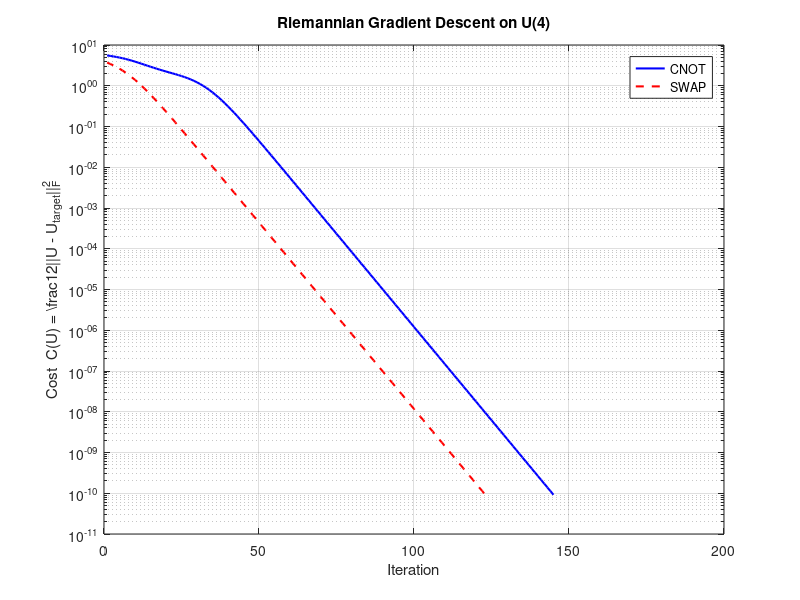

Reproduce this figure in MATLAB.
% demo.m — Quantum Gate Optimization Demo
%
% Demonstrates Riemannian gradient descent on the unitary group U(n) to
% recover a target gate (CNOT or SWAP) from a random initial unitary.
%
% Usage (MATLAB / Octave):
%   demo          % runs both CNOT and SWAP optimizations
%
% Algorithm
% ---------
% Cost function   : C(U) = (1/2) * ||U - U_target||_F^2
% Euclidean grad  : nabla C = U - U_target
% Riemannian grad : G_skew  = skew_herm(U' * nabla C)   (tangent at U)
% Retraction      : U_new   = U * expm(-lr * G_skew)    (stays on U(n))
%
% Validation
% ----------
% After each optimization run, check_unitarity() verifies
%   ||U'*U - I||_F < epsilon
%
% License: Defensive Public Commons License v1.0 (2026) — see LICENSE
%          Free for all, forever. No patents. No commercial gatekeeping.
% Author : ThomasCory Walker-Pearson, 2026

function demo()

    fprintf('=============================================\n');
    fprintf('  Quantum Gate Optimization Demo (demo.m)   \n');
    fprintf('=============================================\n\n');

    % ------------------------------------------------------------------ %
    % Target gates (standard computational-basis ordering)               %
    % ------------------------------------------------------------------ %

    % CNOT  (control qubit = row 1, target qubit = row 2)
    CNOT = [1 0 0 0;
            0 1 0 0;
            0 0 0 1;
            0 0 1 0];

    % SWAP
    SWAP = [1 0 0 0;
            0 0 1 0;
            0 1 0 0;
            0 0 0 1];

    epsilon = 1e-6;   % unitarity tolerance

    % ------------------------------------------------------------------ %
    % Optimize towards CNOT                                               %
    % ------------------------------------------------------------------ %
    fprintf('--- Optimizing towards CNOT gate ---\n');
    [U_cnot, hist_cnot] = optimize_gate(CNOT, 'CNOT', 0.1, 1000, 1e-10);
    check_unitarity(U_cnot, 'CNOT', epsilon);
    fprintf('\n');

    % ------------------------------------------------------------------ %
    % Optimize towards SWAP                                               %
    % ------------------------------------------------------------------ %
    fprintf('--- Optimizing towards SWAP gate ---\n');
    [U_swap, hist_swap] = optimize_gate(SWAP, 'SWAP', 0.1, 1000, 1e-10);
    check_unitarity(U_swap, 'SWAP', epsilon);
    fprintf('\n');

    % ------------------------------------------------------------------ %
    % Optional: plot convergence if graphics are available               %
    % ------------------------------------------------------------------ %
    try
        figure('Name', 'Gate Optimization Convergence');
        semilogy(hist_cnot, 'b-',  'LineWidth', 1.5, 'DisplayName', 'CNOT'); hold on;
        semilogy(hist_swap, 'r--', 'LineWidth', 1.5, 'DisplayName', 'SWAP');
        xlabel('Iteration');
        ylabel('Cost  C(U) = \frac{1}{2}||U - U_{target}||_F^2');
        title('Riemannian Gradient Descent on U(4)');
        legend('Location', 'best');
        grid on;
        fprintf('Convergence plot displayed.\n');
    catch
        % Non-interactive environment — skip plotting silently.
    end

end % function demo


% ===================================================================== %
%  optimize_gate                                                         %
% ===================================================================== %
function [U, cost_history] = optimize_gate(U_target, name, lr, max_iter, tol)
% OPTIMIZE_GATE  Riemannian gradient descent to find U ≈ U_target.
%
%   [U, cost_history] = optimize_gate(U_target, name, lr, max_iter, tol)
%
%   Inputs
%   ------
%   U_target  : n×n unitary target matrix
%   name      : string label for display
%   lr        : learning rate (step size)
%   max_iter  : maximum number of iterations
%   tol       : cost tolerance for early stopping
%
%   Outputs
%   -------
%   U            : optimized n×n unitary matrix
%   cost_history : vector of cost values per iteration

    n = size(U_target, 1);

    % Random initial unitary via QR decomposition of a complex Gaussian matrix
    [U, ~] = qr(randn(n) + 1i * randn(n));

    cost_history = zeros(max_iter, 1);
    converged_iter = max_iter;

    for k = 1:max_iter

        % Euclidean gradient: dC/dU* = U - U_target
        grad_euc = U - U_target;

        % Project onto tangent space of U(n) at U:
        %   G     = U' * grad_euc         (n×n complex matrix)
        %   G_skew = (G - G') / 2         (skew-Hermitian part)
        G       = U' * grad_euc;
        G_skew  = (G - G') / 2;

        % Retraction: geodesic step via matrix exponential
        U = U * expm(-lr * G_skew);

        % Cost  C(U) = (1/2) * ||U - U_target||_F^2
        diff           = U - U_target;
        cost_history(k) = 0.5 * real(trace(diff' * diff));

        % Progress reporting every 100 iterations
        if mod(k, 100) == 0
            fprintf('  [%s]  iter %4d : cost = %.4e\n', name, k, cost_history(k));
        end

        % Early stopping
        if cost_history(k) < tol
            converged_iter = k;
            fprintf('  [%s]  Converged at iteration %d  (cost = %.4e)\n', ...
                    name, k, cost_history(k));
            break;
        end

    end

    cost_history = cost_history(1:converged_iter);

    if converged_iter == max_iter
        fprintf('  [%s]  Reached max_iter=%d  (final cost = %.4e)\n', ...
                name, max_iter, cost_history(end));
    end

end % function optimize_gate


% ===================================================================== %
%  check_unitarity                                                       %
% ===================================================================== %
function pass = check_unitarity(U, name, epsilon)
% CHECK_UNITARITY  Verify that U is numerically unitary.
%
%   pass = check_unitarity(U, name, epsilon)
%
%   Tests the Frobenius-norm condition
%       ||U' * U  -  I||_F  <  epsilon
%
%   Inputs
%   ------
%   U       : n×n matrix to validate
%   name    : string label for display
%   epsilon : tolerance (e.g. 1e-6)
%
%   Output
%   ------
%   pass : logical true if the condition is satisfied, false otherwise

    n   = size(U, 1);
    err = norm(U' * U - eye(n), 'fro');

    if err < epsilon
        fprintf('  [PASS]  %s  ||U^dagger U - I||_F = %.3e  <  eps = %.0e\n', ...
                name, err, epsilon);
        pass = true;
    else
        fprintf('  [FAIL]  %s  ||U^dagger U - I||_F = %.3e  >=  eps = %.0e\n', ...
                name, err, epsilon);
        pass = false;
    end

end % function check_unitarity
